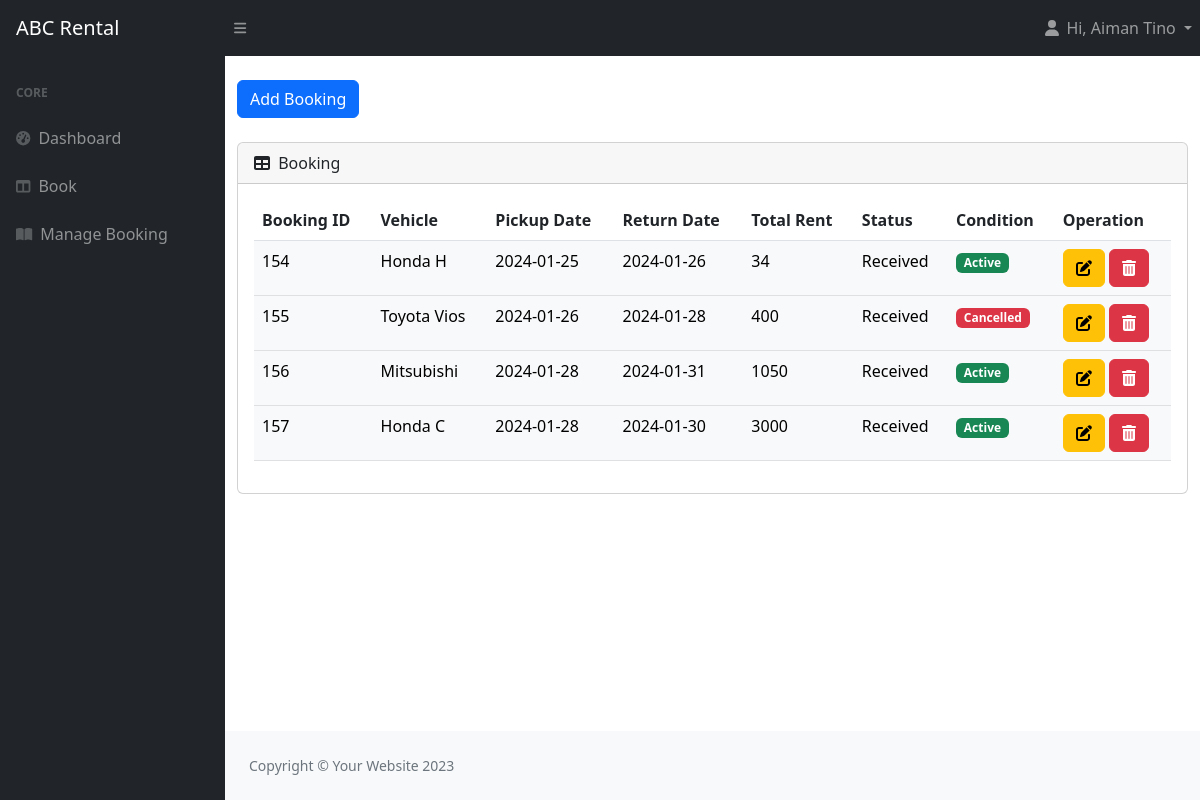
The app's page /full_code/custmanage.php (signed in) with its own data.
### tables this page shows
CREATE TABLE `tb_user` (
  `u_ic` varchar(15) NOT NULL,
  `u_pwd` varchar(255) NOT NULL,
  `u_name` varchar(100) NOT NULL,
  `u_phone` varchar(20) NOT NULL,
  `u_email` varchar(50) DEFAULT NULL,
  `u_add` varchar(200) NOT NULL,
  `u_lic` varchar(20) NOT NULL,
  `u_type` int(11) NOT NULL
);

CREATE TABLE `tb_booking` (
  `b_id` int(10) NOT NULL,
  `b_ic` varchar(15) NOT NULL,
  `b_req` varchar(10) NOT NULL,
  `b_pdate` date NOT NULL,
  `b_rdate` date NOT NULL,
  `b_total` float NOT NULL,
  `b_status` int(2) NOT NULL,
  `b_cond` varchar(50) NOT NULL DEFAULT 'Active'
);

CREATE TABLE `tb_vehicle` (
  `v_req` varchar(10) NOT NULL,
  `v_model` varchar(50) NOT NULL,
  `v_type` varchar(20) NOT NULL,
  `v_colour` varchar(20) DEFAULT NULL,
  `v_price` float NOT NULL,
  `v_cond` varchar(200) NOT NULL DEFAULT 'Active'
);

CREATE TABLE `tb_status` (
  `s_id` int(2) NOT NULL,
  `s_desc` varchar(20) NOT NULL
);

### full_code/custmanage.php (the view, shortened to what this page needs)
<?php
   include ('headercust.php');
$suic=$_SESSION['suic'];
$sql="SELECT * FROM tb_booking
      LEFT JOIN tb_vehicle
      ON tb_booking.b_req = tb_vehicle.v_req
      LEFT JOIN tb_status
      ON tb_booking.b_status = tb_status.s_id
      WHERE b_ic=$suic";
$result=mysqli_query($con,$sql);
?>
<br>
<div class="container">
  <button type="button" class="btn btn-primary" onclick="window.location.href='custbook.php'">Add Booking</button><br><br>
  <div class="card mb-4">
  <div class="card-header">
  <i class="fas fa-table me-1"></i>
  Booking
  </div>
  <div class="card-body">
  <table class="table table-hover" id="datatablesSimple">
  <thead>
    <tr>
      <th scope="col">Booking ID</th>
      <th scope="col">Vehicle</th>
      <th scope="col">Pickup Date</th>
      <th scope="col">Return Date</th>
      <th scope="col">Total Rent</th>
      <th scope="col">Status</th>
      <th scope="col">Condition</th>
      <th scope="col">Operation</th>
    </tr>
  </thead>
  <tbody>
    <?php
    while($row=mysqli_fetch_array($result))
    {
        echo"<tr class='table-light'>";
        echo"<td>".$row['b_id']."</td>";
        echo"<td>".$row['v_model']."</td>";
        echo"<td>".$row['b_pdate']."</td>";
        echo"<td>".$row['b_rdate']."</td>";
        echo"<td>".$row['b_total']."</td>";
        echo"<td>".$row['s_desc']."</td>";
        $badgeColor = ($row['b_cond'] == 'Active') ? 'success' : 'danger';
        echo "<td><span class='badge bg-$badgeColor'>".$row['b_cond']."</span></td>";
        echo"<td>";
          echo "<a href='custmodify.php?id=" . $row['b_id'] . "' class='btn btn-warning'><i class='fas fa-edit'></i></a>&nbsp";
         echo "<a href='#' class='btn btn-danger' onclick='showConfirmation(" . $row['b_id'] . ")'><i class='fas fa-trash-alt'></i></a>";
        echo"</td>";
        echo"</tr>";
    }
    ?>
  </tbody>
</table>
</div></div></div>
<?php
include 'footer.php';?>

### full_code/headercust.php (shortened to what this page needs)
<?php
    include ('dbconnect.php');
$suic=$_SESSION['suic'];
$sql="SELECT * FROM tb_user
        JOIN tb_type ON tb_user.u_type=tb_type.t_id
      WHERE u_ic=$suic";
$result=mysqli_query($con,$sql);
if ($result) {
    $row = mysqli_fetch_assoc($result);
    if ($row) {
        $u_name = $row['u_name'];
    } else {
        echo "No user found.";
    }
} else {
    echo "Error executing query: " . mysqli_error($con);
}
?>
<!DOCTYPE html>
<html lang="en">
    <head>
        <link href="https://cdn.jsdelivr.net/npm/simple-datatables@7.1.2/dist/style.min.css" rel="stylesheet" />
        <link href="css/styles.css" rel="stylesheet" />
        <link rel="stylesheet" href="https://cdnjs.cloudflare.com/ajax/libs/font-awesome/6.0.0/css/all.min.css" />
        <link rel="stylesheet" href="https://cdn.jsdelivr.net/npm/sweetalert2@11.5.1/dist/sweetalert2.min.css">
        <link rel="stylesheet" href="https://cdnjs.cloudflare.com/ajax/libs/font-awesome/6.0.0/css/all.min.css" />
    </head>
    <body class="sb-nav-fixed">
        <nav class="sb-topnav navbar navbar-expand navbar-dark bg-dark">
            <a class="navbar-brand ps-3" href="custmain.php">ABC Rental</a>
            <button class="btn btn-link btn-sm order-1 order-lg-0 me-4 me-lg-0" id="sidebarToggle" href="#!"><i class="fas fa-bars"></i></button>
            <ul class="navbar-nav ms-auto ">
                <li class="nav-item dropdown">
                    <a class="nav-link dropdown-toggle" id="navbarDropdown" href="#" role="button" data-bs-toggle="dropdown" aria-expanded="false">
                    <i class="fas fa-user fa-fw"></i> Hi, <?php echo $u_name; ?>
                </a>
                </li>
            </ul>
        </nav>
        <div id="layoutSidenav">
            <div id="layoutSidenav_nav">
                <nav class="sb-sidenav accordion sb-sidenav-dark" id="sidenavAccordion">
                    <div class="sb-sidenav-menu">
                        <div class="nav">
                            <div class="sb-sidenav-menu-heading">Core</div>
                            <a class="nav-link" href="custmain.php">
                                <div class="sb-nav-link-icon"><i class="fas fa-tachometer-alt"></i></div>
                                Dashboard
                            </a>
                            <a class="nav-link" href="custbook.php">
                                <div class="sb-nav-link-icon"><i class="fas fa-columns"></i></div>
                               Book
                            </a>
                            <a class="nav-link" href="custmanage.php">
                                <div class="sb-nav-link-icon"><i class="fas fa-book-open"></i></div>
                               Manage Booking
                            </a>
                    </div>
                </nav>
            </div>
            <div id="layoutSidenav_content">

### records on screen
tb_user: u_name "Aiman Tino"
tb_booking: b_id "154", b_req.v_model "Honda H", b_pdate "2024-01-25", b_rdate "2024-01-26", b_total "34", b_status.s_desc "Received", b_cond "Active"
tb_booking: b_id "155", b_req.v_model "Toyota Vios", b_pdate "2024-01-26", b_rdate "2024-01-28", b_total "400", b_status.s_desc "Received", b_cond "Cancelled"
tb_booking: b_id "156", b_req.v_model "Mitsubishi", b_pdate "2024-01-28", b_rdate "2024-01-31", b_total "1050", b_status.s_desc "Received", b_cond "Active"
tb_booking: b_id "157", b_req.v_model "Honda C", b_pdate "2024-01-28", b_rdate "2024-01-30", b_total "3000", b_status.s_desc "Received", b_cond "Active"
